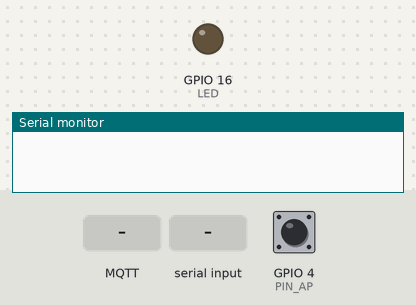
Bench run of a sketch on a simulated ESP8266 (NodeMCU). Shown: output pins drawn as LEDs (lit = HIGH), the last lines printed to the serial monitor. Dashed ring = blinking. The test bench sets the inputs (shaded band); at power-on: GPIO 4 (PIN_AP) HIGH. WiFi joins after 1.5 s; servers stay silent unless stated; no MQTT or app messages arrive unless stated.

Above: at 0.1 s.
At 2.7 s:
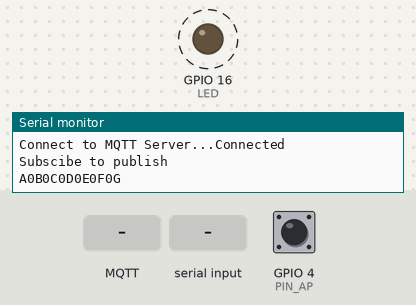
2.8 s: GPIO 4 (PIN_AP) pulled LOW for 0.15 s
5.8 s: MQTT message "A" arrives on the first subscribed topic
8.8 s: "A\n" received over the second serial link
11.8 s: "B\n" received over the second serial link
14.8 s: "C\n" received over the second serial link
Timing chart, 0 to 18.8 s (numbered marks = the images above; inputs shaded):
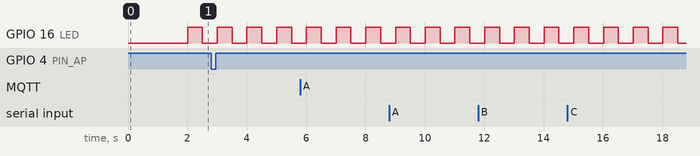

The sketch:

ESP8266.ino
```cpp
#include <ESP8266WiFi.h>          //https://github.com/esp8266/Arduino
#include <DNSServer.h>
#include <ESP8266WebServer.h>
#include <WiFiManager.h>         //https://github.com/tzapu/WiFiManager
#include <PubSubClient.h>
#include <SoftwareSerial.h>
#include "Model.h"

#define LED 16
#define PIN_AP 4

const char *ID = "GateWay";
const char *PUB_TOPIC = "subscribe";
const char *SUB_TOPIC = "publish";
const char *BROKER = "broker.emqx.io";

String inputString;
bool stringComplete = false;

Garden garden1 = Garden(0,0,0,0,0,0,0);
Gate gate = Gate(0,0,0);

WiFiClient espClient;
PubSubClient client(espClient);
SoftwareSerial Serial_ESP(13,5);// RX D1 noi voi chan D4 - TX D6 noi voi chan 3

void wifiSetup();
void callback(char *topic, byte *payload, unsigned int length);
void connectMQTT();
void reconnect();
void resetWifi();

void setup() {
  Serial.begin(115200);
  Serial_ESP.begin(9600);
  pinMode(PIN_AP, INPUT_PULLUP);
  pinMode(LED, OUTPUT);
  wifiSetup();
}

void loop() {
  connectMQTT();
  Read_UART_ESP();
  sendData();
}

void wifiSetup(){
  WiFiManager wifiManager;
  wifiManager.autoConnect("ESP32configue");
  Serial.println("WiFi Connected");
  Serial.println(wifiManager.getWiFiSSID(true));
  Serial.println(wifiManager.getWiFiPass(true));
  client.setServer(BROKER,1883);
}

void callback(char *topic, byte *payload, unsigned int length)
{
  while (1)
  {
    String response;
    for(int i = 0; i < length ; i++)
    {
        response += (char) payload[i];
    }
//    Serial.print("Message arrived [");
//    Serial.print(topic);
//    Serial.print("]: ");
//    Serial.println(response);
      XuLyChuoiMQTT(response);
      sendMQTT();
      sendArduino();
      break;
  }
}

void connectMQTT(){
    WiFiManager wifiManager;
  if ( digitalRead(PIN_AP) == LOW) {
      Serial.println("resetar"); //tenta abrir o portal
      if(!wifiManager.startConfigPortal("ESP32configue") ){
        Serial.println("Falha ao conectar");
        wifiManager.resetSettings();
        delay(2000);
        ESP.restart();
        delay(1000);
      }
  }
      if ((WiFi.status() == WL_CONNECTED))
  {
    static int lastLed = millis();
    if(millis() - lastLed > 500){
       digitalWrite(LED, HIGH);}
    if(millis() - lastLed > 1000){
       digitalWrite(LED, LOW);
       lastLed = millis();
       }
  }
  else{}
  if(!client.connected())
    reconnect();
  client.loop();
  client.setCallback(callback);
}
void reconnect()
{
  while(!client.connected())
  {
    Serial.print("Connect to MQTT Server...");
    if(client.connect(ID))
    {
      client.subscribe(SUB_TOPIC);
      Serial.println("Connected");
      Serial.print("Subscibe to ");
      Serial.println(SUB_TOPIC);
      Serial.println("\n");
    }
    else
    {
      Serial.println("Try again in 2 seconds");
      delay(2000);
    }
  }
}

void resetWifi()
{
  WiFiManager wifiManager;
  if ( digitalRead(PIN_AP) == LOW) {
      Serial.println("RESET ESP"); //tenta abrir o portal
      if(!wifiManager.startConfigPortal("ESP32configue") ){
        Serial.println("STA MODE");
        wifiManager.resetSettings();
        delay(2000);
        ESP.restart();
        delay(1000);
      }
  }
}

void Read_UART_ESP()
{
  while (Serial_ESP.available()) //lấy dữ liệu
  {
    char incharr = (char)Serial_ESP.read();//đọc từng byte
    inputString += incharr;

    if (incharr == '\n')
    {
      stringComplete = true;
    }
    if (stringComplete == true)
    {
      Serial.print("Data nhận được: ");
      Serial.print(inputString);
      XulychuoiUART(inputString);
      inputString = "";
      stringComplete = false;
    }
  }
}

void XulychuoiUART(String chuoinhanUART){
  int findA = -1;
  int findB = -1;
  int findC = -1;

  findA = chuoinhanUART.indexOf("A");
  findB = chuoinhanUART.indexOf("B");
  findC = chuoinhanUART.indexOf("C");

  if(findA >= 0 && findB >= 0){
    String data = chuoinhanUART.substring(findA + 1, findB);
    if(data == "1"){
      SetCambien(chuoinhanUART,&garden1);
    }
    else if(data == "3"){
      String docao = chuoinhanUART.substring(findB + 1, findC);
      gate.setDoCao(docao.toFloat());
    }
  }
}

void SetCambien(String chuoinhan,Garden *garden){
  int findB = -1;
  int findC = -1;
  int findD = -1;
  int findE = -1;

  findB = chuoinhan.indexOf("B");
  findC = chuoinhan.indexOf("C");
  findD = chuoinhan.indexOf("D");
  findE = chuoinhan.indexOf("E");

  if(findB >= 0 && findC >= 0){
    String data = chuoinhan.substring(findB + 1, findC);
    garden->setNhietDo(data.toFloat());
  }
  if(findC >= 0 && findD >= 0){
    String data = chuoinhan.substring(findC + 1, findD);
    garden->setDoAm(data.toFloat());
  }
  if(findD >= 0 && findE >= 0){
    String data = chuoinhan.substring(findD + 1, findE);
    garden->setDoAmDat(data.toFloat());
  }
}

void XuLyChuoiMQTT(String chuoinhanESP){
  int findA = -1;
  int findB = -1;
  int findC = -1;
  int findD = -1;
  int findE = -1;
  int findF = -1;
  int findG = -1;
  int findH = -1;
  int findI = -1;
  int findJ = -1;
  int findK = -1;

  findA = chuoinhanESP.indexOf("A");
  findB = chuoinhanESP.indexOf("B");
  findC = chuoinhanESP.indexOf("C");
  findD = chuoinhanESP.indexOf("D");
  findE = chuoinhanESP.indexOf("E");
  findF = chuoinhanESP.indexOf("F");
  findG = chuoinhanESP.indexOf("G");
  findH = chuoinhanESP.indexOf("H");
  findI = chuoinhanESP.indexOf("I");
  findJ = chuoinhanESP.indexOf("J");
  findK = chuoinhanESP.indexOf("K");

  if (findA >= 0 && findB >= 0){
    String data = chuoinhanESP.substring(findA + 1, findB);
    garden1.setPump(data);
  }

  if (findB >= 0 && findC >= 0){
    String data = chuoinhanESP.substring(findB + 1, findC);
    garden1.setFan(data);
  }

  if (findC >= 0 && findD >= 0){
    String data = chuoinhanESP.substring(findC + 1, findD);
    garden1.setLight(data);
  }

  if (findD >= 0 && findE >= 0){
    String data = chuoinhanESP.substring(findD + 1, findE);
    garden1.setMode(data);
  }

  if (findI >= 0 && findJ >= 0){
    String data = chuoinhanESP.substring(findI + 1, findJ);
    gate.setCheDo(data);
  }

  if (findJ >= 0 && findK >= 0){
    String data = chuoinhanESP.substring(findJ + 1, findK);
    gate.setMayBom(data);
  }

  Serial.println("Garden1");
  garden1.hienthi();
  gate.hienthi();
}

String JsonGarden1(){
    static String html;
    html =
    "{ \"nhietdo\": " + (String)garden1.getNhietDo() +
    ", \"doam\": " + (String)garden1.getDoAm() +
    ", \"doamdat\": "+ (String)garden1.getDoAmDat() +
    ", \"light\" : " + (String)garden1.getLight() +
    ", \"fan\" : " + (String)garden1.getFan() +
    ", \"pump\" : " + (String)garden1.getPump() +
    ", \"mode\" : " + (String)garden1.getMode() +
    ", \"chedo\" : " + (String)gate.getCheDo() +
    ", \"maybom\" : " + (String)gate.getMayBom() +
    ", \"docao\" : " + (String)gate.getDoCao() + " }";

    return html;
}

void sendArduino(){
  static String send;
  send =
  "A" + (String)garden1.getPump() +
  "B" + (String)garden1.getFan() +
  "C" + (String)garden1.getLight() +
  "D" + (String)garden1.getMode() +
  "E" + (String)gate.getCheDo() +
  "F" + (String)gate.getMayBom() + "G";
  Serial_ESP.println(send);
  Serial.println(send);
}

void sendMQTT(){
    client.publish(PUB_TOPIC,JsonGarden1().c_str());
}

void sendData(){
  static int last = millis();
  if( millis() - last > 1000){
    sendMQTT();
    sendArduino();
    last = millis();
  }
}
```

Model.h
```cpp
class Garden
{
private:
  float nhietdo;
  float doam;
  float doamdat;
  bool pump;
  bool fan;
  bool light;
  bool mode;
public:
  Garden(float nhietdo, float doam, float doamdat, bool pump, bool fan, bool light, bool mode){
    this->nhietdo = nhietdo;
    this->doam = doam;
    this->doamdat = doamdat;
    this->fan = fan;
    this->light = light;
    this->pump = pump;
    this->mode = mode;
  }

  void setNhietDo(float nhietdo){
    this->nhietdo = nhietdo;
  }

  void setDoAm(float doam){
    this->doam = doam;
  }

  void setDoAmDat(float doamdat){
    this->doamdat = doamdat;
  }

  void setFan(String fanString){
    if(fanString == "1"){
      this->fan = 1;
    }
    else{
      this->fan = 0;
    }
  }

  void setLight(String lightString){
    if(lightString == "1"){
      this->light = 1;
    }
    else{
      this->light = 0;
    }
  }

  void setPump(String pumpString){
    if(pumpString == "1"){
      this->pump = 1;
    }
    else{
      this->pump = 0;
    }
  }

  void setMode(String modeString){
    if(modeString == "1"){
      this->mode = 1;
    }
    else{
      this->mode = 0;
    }
  }

  float getNhietDo(){
    return nhietdo;
  }

  float getDoAm(){
    return doam;
  }

  float getDoAmDat(){
    return doamdat;
  }

  bool getLight(){
    return light;
  }

  bool getPump(){
    return pump;
  }

  bool getFan(){
    return fan;
  }

  bool getMode(){
    return mode;
  }

  void hienthi(){
    Serial.print("Mode: ");
    Serial.println(mode == 1?"Manual":"Auto");
    Serial.print("Nhiet do: ");
    Serial.println(nhietdo);
    Serial.print("Do am: ");
    Serial.println(doam);
    Serial.print("Do am dat: ");
    Serial.println(doamdat);
    Serial.print("Pump:");
    Serial.println(pump);
    Serial.print("Fan: ");
    Serial.println(fan);
    Serial.print("Light: ");
    Serial.println(light);
  }
};

class  Gate
{
private:
  bool chedo;
  bool maybom;
  float docao;
public:
   Gate(bool chedo,bool maybom, float docao){
     this->chedo = chedo;
     this->maybom = maybom;
     this->docao = docao;
   };

   void setCheDo(String chedoString){
     if(chedoString == "1"){
       this->chedo = 1;
     }
     else{
       this->chedo = 0;
     }
   }

   void setMayBom(String maybomString){
     if(maybomString == "1"){
       this->maybom = 1;
     }
     else{
       this->maybom = 0;
     }
   }

   void setDoCao(float docao){
     this->docao = docao;
   }

   bool getCheDo(){
     return chedo;
   }

   bool getMayBom(){
     return maybom;
   }

   float getDoCao(){
     return docao;
   }

   void hienthi(){
     Serial.println("Gate");
     Serial.print("Che do: ");
     Serial.println(chedo == 1?"Manual":"Auto");
     Serial.print("May bom: ");
     Serial.println(maybom);
     Serial.print("Do cao");
     Serial.println(docao);
   }
};
```

Measured:
- by itself, GPIO 16 (LED): alternates HIGH for 0.50 s and LOW for 0.50 s
